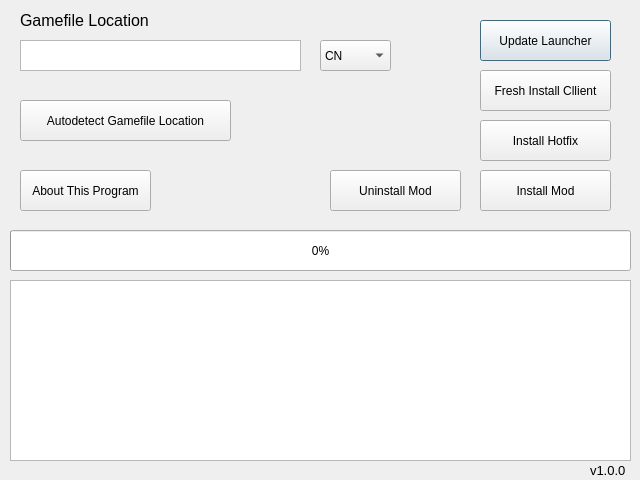
<?xml version="1.0" encoding="UTF-8"?>
<ui version="4.0">
 <class>Dialog</class>
 <widget class="QDialog" name="Dialog">
  <property name="geometry">
   <rect>
    <x>0</x>
    <y>0</y>
    <width>640</width>
    <height>480</height>
   </rect>
  </property>
  <property name="windowTitle">
   <string>P5XModTools</string>
  </property>
  <widget class="QProgressBar" name="downloadProgress">
   <property name="geometry">
    <rect>
     <x>10</x>
     <y>230</y>
     <width>621</width>
     <height>41</height>
    </rect>
   </property>
   <property name="value">
    <number>0</number>
   </property>
  </widget>
  <widget class="QPushButton" name="launcherButton">
   <property name="geometry">
    <rect>
     <x>480</x>
     <y>20</y>
     <width>131</width>
     <height>41</height>
    </rect>
   </property>
   <property name="text">
    <string>Update Launcher</string>
   </property>
  </widget>
  <widget class="QPushButton" name="clientButton">
   <property name="geometry">
    <rect>
     <x>480</x>
     <y>70</y>
     <width>131</width>
     <height>41</height>
    </rect>
   </property>
   <property name="text">
    <string>Fresh Install Cllient</string>
   </property>
  </widget>
  <widget class="QPushButton" name="modButton">
   <property name="geometry">
    <rect>
     <x>480</x>
     <y>170</y>
     <width>131</width>
     <height>41</height>
    </rect>
   </property>
   <property name="text">
    <string>Install Mod</string>
   </property>
  </widget>
  <widget class="QPushButton" name="autoDetectLocation">
   <property name="geometry">
    <rect>
     <x>20</x>
     <y>100</y>
     <width>211</width>
     <height>41</height>
    </rect>
   </property>
   <property name="text">
    <string>Autodetect Gamefile Location</string>
   </property>
  </widget>
  <widget class="QLabel" name="gamefileLocationLabel">
   <property name="geometry">
    <rect>
     <x>20</x>
     <y>10</y>
     <width>251</width>
     <height>21</height>
    </rect>
   </property>
   <property name="font">
    <font>
     <family>Arial</family>
     <pointsize>12</pointsize>
    </font>
   </property>
   <property name="text">
    <string>Gamefile Location</string>
   </property>
  </widget>
  <widget class="QPlainTextEdit" name="locationEditor">
   <property name="enabled">
    <bool>true</bool>
   </property>
   <property name="geometry">
    <rect>
     <x>20</x>
     <y>40</y>
     <width>281</width>
     <height>31</height>
    </rect>
   </property>
   <property name="sizePolicy">
    <sizepolicy hsizetype="Preferred" vsizetype="Preferred">
     <horstretch>0</horstretch>
     <verstretch>0</verstretch>
    </sizepolicy>
   </property>
   <property name="inputMethodHints">
    <set>Qt::ImhNone</set>
   </property>
   <property name="readOnly">
    <bool>true</bool>
   </property>
   <property name="centerOnScroll">
    <bool>false</bool>
   </property>
  </widget>
  <widget class="QPushButton" name="hotfixButton">
   <property name="geometry">
    <rect>
     <x>480</x>
     <y>120</y>
     <width>131</width>
     <height>41</height>
    </rect>
   </property>
   <property name="text">
    <string>Install Hotfix</string>
   </property>
  </widget>
  <widget class="QComboBox" name="regionComboBox">
   <property name="geometry">
    <rect>
     <x>320</x>
     <y>40</y>
     <width>71</width>
     <height>31</height>
    </rect>
   </property>
   <item>
    <property name="text">
     <string>CN</string>
    </property>
   </item>
   <item>
    <property name="text">
     <string>TW</string>
    </property>
   </item>
   <item>
    <property name="text">
     <string>KR</string>
    </property>
   </item>
  </widget>
  <widget class="QPlainTextEdit" name="browserEditor">
   <property name="geometry">
    <rect>
     <x>10</x>
     <y>280</y>
     <width>621</width>
     <height>181</height>
    </rect>
   </property>
   <property name="readOnly">
    <bool>true</bool>
   </property>
   <property name="maximumBlockCount">
    <number>50</number>
   </property>
  </widget>
  <widget class="QPushButton" name="uninstallModButton">
   <property name="geometry">
    <rect>
     <x>330</x>
     <y>170</y>
     <width>131</width>
     <height>41</height>
    </rect>
   </property>
   <property name="text">
    <string>Uninstall Mod</string>
   </property>
  </widget>
  <widget class="QLabel" name="versionLabel">
   <property name="geometry">
    <rect>
     <x>590</x>
     <y>460</y>
     <width>71</width>
     <height>21</height>
    </rect>
   </property>
   <property name="font">
    <font>
     <pointsize>10</pointsize>
    </font>
   </property>
   <property name="text">
    <string>v1.0.0</string>
   </property>
  </widget>
  <widget class="QPushButton" name="infoButton">
   <property name="geometry">
    <rect>
     <x>20</x>
     <y>170</y>
     <width>131</width>
     <height>41</height>
    </rect>
   </property>
   <property name="text">
    <string>About This Program</string>
   </property>
  </widget>
 </widget>
 <resources/>
 <connections/>
</ui>
